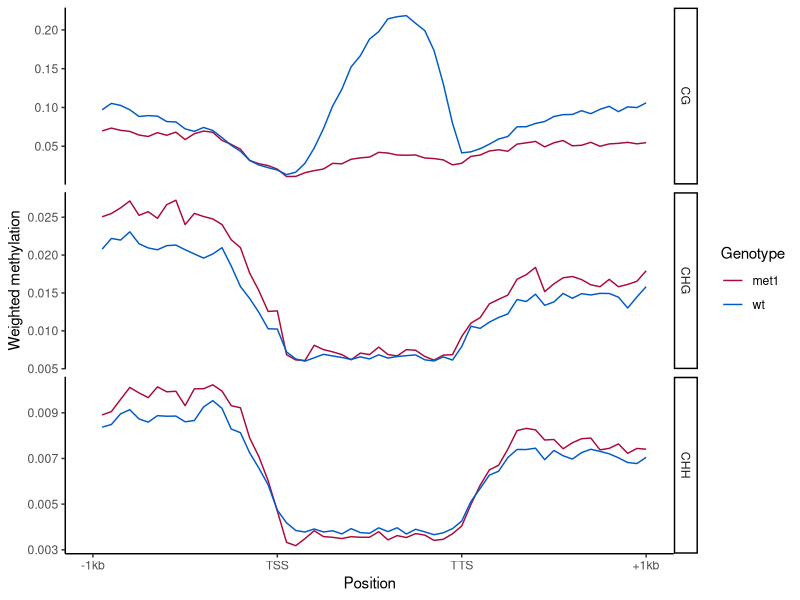

Write the R code that produced this figure.
library(ggplot2)

setwd("/PATH/TO/YOUR/WORKING/DIRECTORY")

d.col0<-read.table("Col-0_metaplot.tsv",
                 sep="\t",
                 header=T,
                 check.names=FALSE,
                 comment.char="")
d.col0$geno<-"wt"

d.met1<-read.table("met1_metaplot.tsv",
                  sep="\t",
                  header=T,
                  check.names=FALSE,
                  comment.char="")
d.met1$geno<-"met1"

d.all<-rbind(d.col0, d.met1)

ggplot(d.all, aes(y=wei, x=bin, color=geno)) +
  geom_line() +
  facet_grid(con~., scales="free") +
  scale_color_manual(values=c("#aa0a3c","#005ac8"),
                    name="Genotype") +
  ylab("Weighted methylation") +
  xlab("Bin") +
  scale_x_continuous(limits=c(0, 60),
                    #limits and breaks should correspond
                    #to input values of metaplot.py
                    breaks=c(0, 20, 40, 60),
                    #flanking region should correspond
                    #to input values of metaplot.py
                    labels=c("-1kb", "TSS", "TTS", "+1kb"),
                    name="Position") +
  theme_classic()
